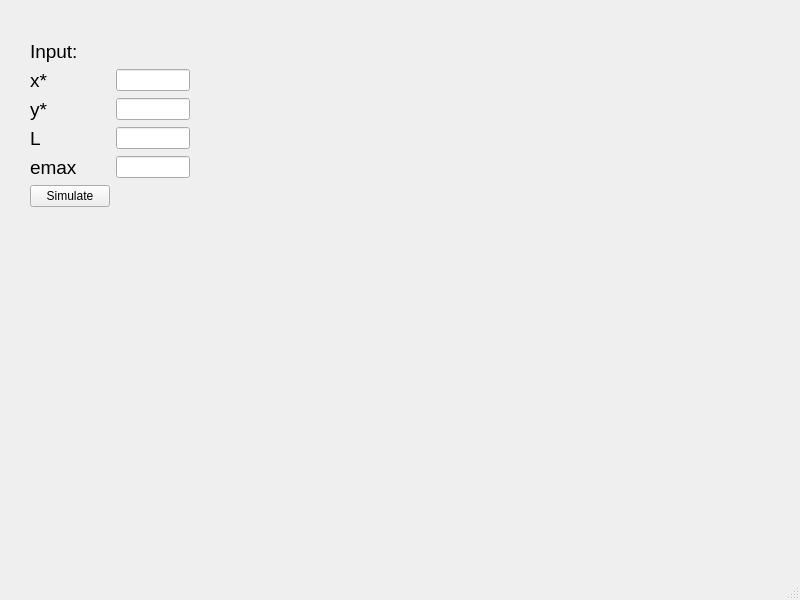
<?xml version="1.0" encoding="UTF-8"?>
<ui version="4.0">
 <class>MainWindow</class>
 <widget class="QMainWindow" name="MainWindow">
  <property name="geometry">
   <rect>
    <x>0</x>
    <y>0</y>
    <width>800</width>
    <height>600</height>
   </rect>
  </property>
  <property name="windowTitle">
   <string>MainWindow</string>
  </property>
  <widget class="QWidget" name="centralwidget">
   <widget class="QWidget" name="formLayoutWidget">
    <property name="geometry">
     <rect>
      <x>30</x>
      <y>40</y>
      <width>160</width>
      <height>186</height>
     </rect>
    </property>
    <layout class="QFormLayout" name="formLayout">
     <item row="0" column="0">
      <widget class="QLabel" name="Label1">
       <property name="sizePolicy">
        <sizepolicy hsizetype="Maximum" vsizetype="Preferred">
         <horstretch>0</horstretch>
         <verstretch>0</verstretch>
        </sizepolicy>
       </property>
       <property name="font">
        <font>
         <pointsize>14</pointsize>
        </font>
       </property>
       <property name="text">
        <string>Input:</string>
       </property>
      </widget>
     </item>
     <item row="0" column="1">
      <spacer name="horizontalSpacer">
       <property name="orientation">
        <enum>Qt::Horizontal</enum>
       </property>
       <property name="sizeHint" stdset="0">
        <size>
         <width>40</width>
         <height>20</height>
        </size>
       </property>
      </spacer>
     </item>
     <item row="1" column="0">
      <widget class="QLabel" name="Label2">
       <property name="sizePolicy">
        <sizepolicy hsizetype="Maximum" vsizetype="Preferred">
         <horstretch>0</horstretch>
         <verstretch>0</verstretch>
        </sizepolicy>
       </property>
       <property name="font">
        <font>
         <pointsize>14</pointsize>
        </font>
       </property>
       <property name="text">
        <string>x*</string>
       </property>
      </widget>
     </item>
     <item row="1" column="1">
      <widget class="QLineEdit" name="x_input"/>
     </item>
     <item row="2" column="0">
      <widget class="QLabel" name="Label3">
       <property name="font">
        <font>
         <pointsize>14</pointsize>
        </font>
       </property>
       <property name="text">
        <string>y*</string>
       </property>
      </widget>
     </item>
     <item row="2" column="1">
      <widget class="QLineEdit" name="y_input"/>
     </item>
     <item row="3" column="0">
      <widget class="QLabel" name="Label4">
       <property name="font">
        <font>
         <pointsize>14</pointsize>
        </font>
       </property>
       <property name="text">
        <string>L</string>
       </property>
      </widget>
     </item>
     <item row="3" column="1">
      <widget class="QLineEdit" name="L_input"/>
     </item>
     <item row="4" column="0">
      <widget class="QLabel" name="Label5">
       <property name="font">
        <font>
         <pointsize>14</pointsize>
        </font>
       </property>
       <property name="text">
        <string>emax</string>
       </property>
      </widget>
     </item>
     <item row="4" column="1">
      <widget class="QLineEdit" name="e_input"/>
     </item>
     <item row="5" column="0">
      <widget class="QPushButton" name="simulate_Button">
       <property name="text">
        <string>Simulate</string>
       </property>
      </widget>
     </item>
     <item row="5" column="1">
      <spacer name="horizontalSpacer_2">
       <property name="orientation">
        <enum>Qt::Horizontal</enum>
       </property>
       <property name="sizeHint" stdset="0">
        <size>
         <width>40</width>
         <height>20</height>
        </size>
       </property>
      </spacer>
     </item>
    </layout>
   </widget>
   <widget class="QWidget" name="PaintField" native="true">
    <property name="geometry">
     <rect>
      <x>270</x>
      <y>40</y>
      <width>381</width>
      <height>201</height>
     </rect>
    </property>
   </widget>
  </widget>
  <widget class="QMenuBar" name="menubar">
   <property name="geometry">
    <rect>
     <x>0</x>
     <y>0</y>
     <width>800</width>
     <height>21</height>
    </rect>
   </property>
  </widget>
  <widget class="QStatusBar" name="statusbar"/>
 </widget>
 <resources/>
 <connections/>
</ui>
